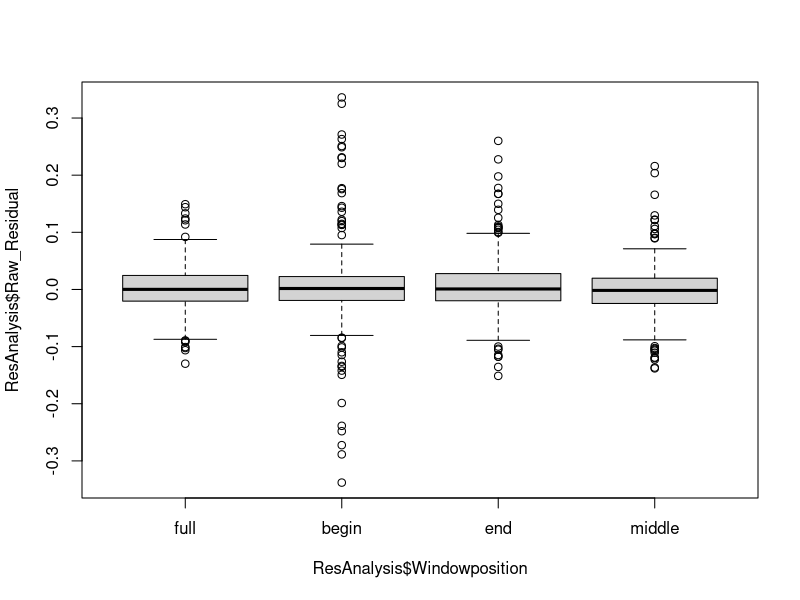
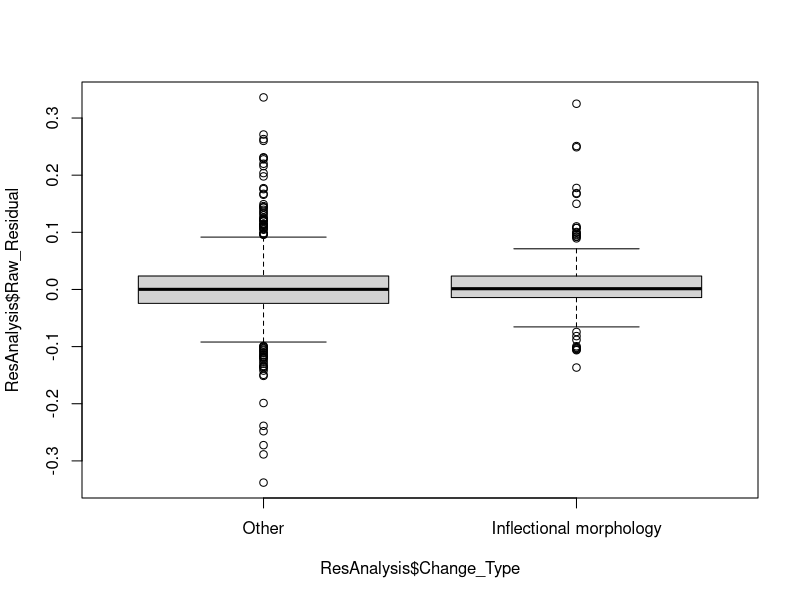
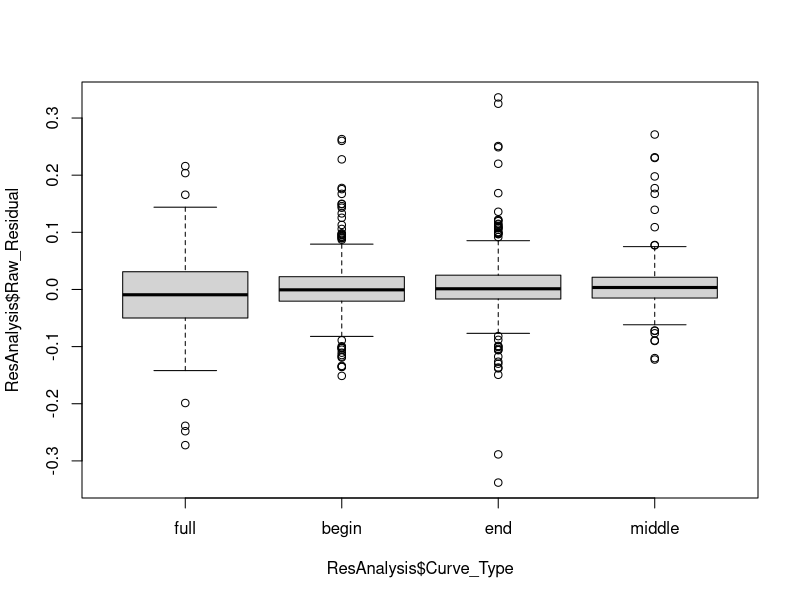
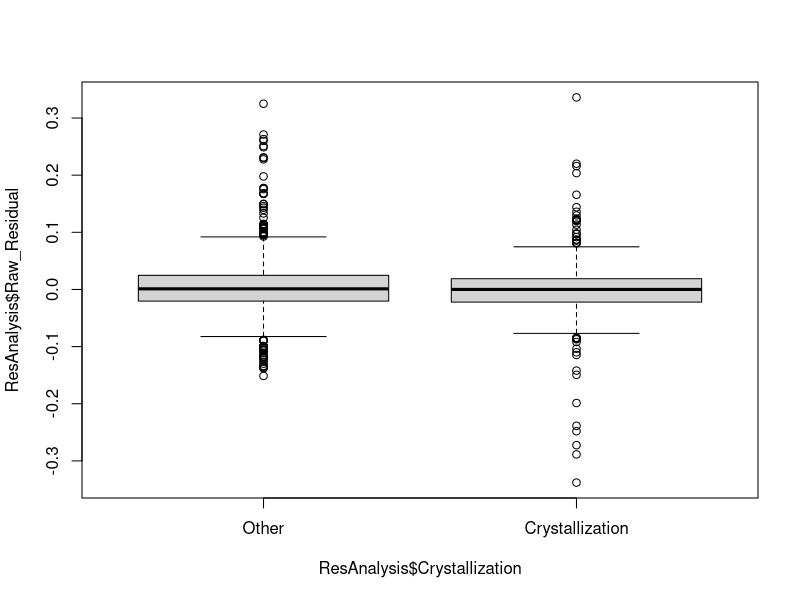
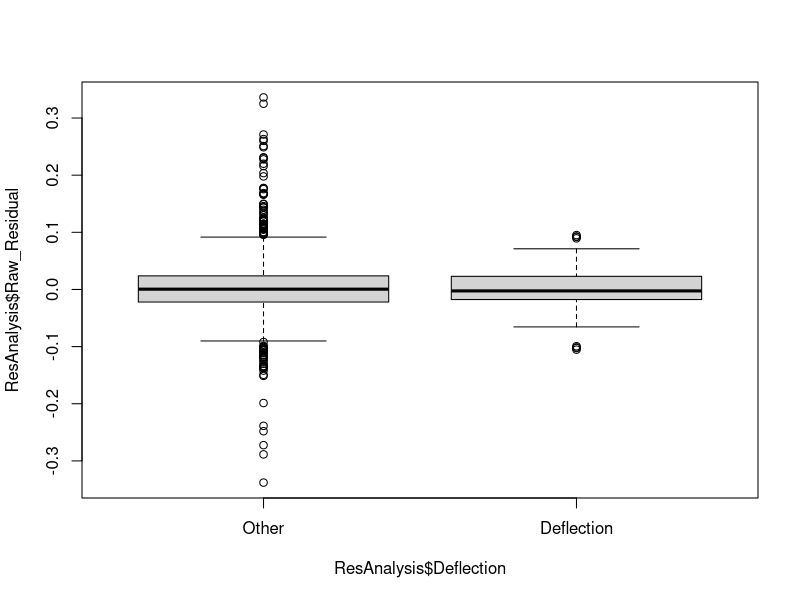
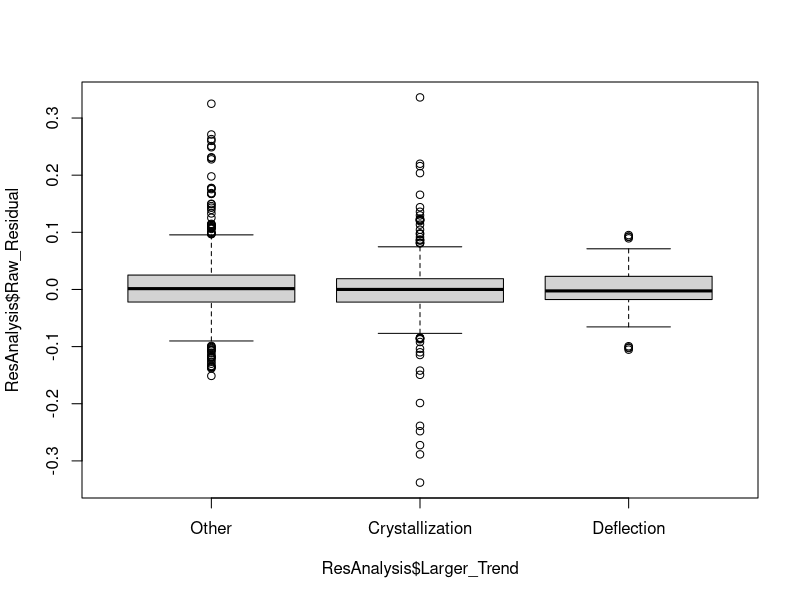

These figures' R source, in order: (Note: this script raises an error after producing the figures.)
# This script is part of the Predictability of language change project and analyses the residuals of the models

# load libraries:
library(openxlsx)
library(readxl)
library(effects)
library(dplyr)
library(stats)
library(ggplot2)
library(tools)
library(graphics)
library(pROC)
library(lmtest)

######PART 2: Analysis of the residuals######

# read residuals_analysis.xlsx:
ResAnalysis <- read_xlsx("residuals_analysis.xlsx", col_names = TRUE)

# drop non-significant changes?
ResAnalysis <- ResAnalysis %>% mutate(Significant = ifelse(File %in% c("The dat wat shift in the superlative", "The rise of experiencer-subject construal with psych verbs"), "No", "Yes"))


# relevel windowposition:
ResAnalysis$Windowposition <- relevel(as.factor(ResAnalysis$Windowposition), ref="full")

# add curve type:
ResAnalysis <- ResAnalysis %>% mutate(
  Curve_Type = case_when(
    File %in% c("The dat wat shift in indefinite numerals", "The deflection of veel", "The rise of the auxiliary zijn for the perfect tense", "Plural ending in -s vs. plural ending in -en", "The rise of the periphrastic superlative", "The rise of experiencer-subject construal with psych verbs") ~ "begin",
    File %in% c("Mass noun van Noun vs. Mass noun Noun", "niet meer ADJ vs. niet ADJ meer") ~ "middle",
    File %in% c("The dat wat shift in the superlative", "The demise of predeterminer al", "The loss of the article in quantifier tal van", "The loss of the article in complex prepositions") ~ "end",
    File %in% c("The hortative alternation", "Attributive first person singular possessive", "The rise of the close apposition with soort") ~ "full",
    TRUE ~ NA_character_
  )
)

ResAnalysis$Curve_Type <- relevel(as.factor(ResAnalysis$Curve_Type), ref="full")

# add change type:
ResAnalysis <- ResAnalysis %>% mutate(Change_Type = ifelse(File %in% c("The deflection of veel", "Plural ending in -s vs. plural ending in -en", "The demise of predeterminer al", "The rise of the periphrastic superlative", "Attributive first person singular possessive"), "Inflectional morphology", "Other"))
ResAnalysis$Change_Type <- relevel(as.factor(ResAnalysis$Change_Type), ref="Other")

# add deflection
ResAnalysis <- ResAnalysis %>% mutate(Deflection = ifelse(File %in% c("The deflection of veel", "The rise of the periphrastic superlative", "Attributive first person singular possessive"), "Deflection", "Other"))
ResAnalysis$Deflection <- relevel(as.factor(ResAnalysis$Deflection), ref="Other")

# add crystallization
ResAnalysis <- ResAnalysis %>% mutate(Crystallization = ifelse(File %in% c("Mass noun van Noun vs. Mass noun Noun", "The hortative alternation", "The loss of the article in complex prepositions", "The loss of the article in quantifier tal van", "The rise of the close apposition with soort"), "Crystallization", "Other"))
ResAnalysis$Crystallization <- relevel(as.factor(ResAnalysis$Crystallization), ref="Other")

# add larger trend:
ResAnalysis <- ResAnalysis %>% mutate(
  Larger_Trend = case_when(
    Crystallization == "Crystallization" ~ "Crystallization",
    Deflection == "Deflection" ~ "Deflection",
    TRUE ~ "Other"
  )
)
ResAnalysis$Larger_Trend <- relevel(as.factor(ResAnalysis$Larger_Trend), ref="Other")

# boxplots:
boxplot(ResAnalysis$Raw_Residual ~ ResAnalysis$Windowposition)
boxplot(ResAnalysis$Raw_Residual ~ ResAnalysis$Change_Type)
boxplot(ResAnalysis$Raw_Residual ~ ResAnalysis$Curve_Type)
boxplot(ResAnalysis$Raw_Residual ~ ResAnalysis$Crystallization)
boxplot(ResAnalysis$Raw_Residual ~ ResAnalysis$Deflection)
boxplot(ResAnalysis$Raw_Residual ~ ResAnalysis$Larger_Trend)

######PART 3: Analysis of the c-values######

# read c_values.xlsx:
C_values <- read_xlsx("c_values.xlsx", col_names = TRUE)

ResAnalysis <- merge(ResAnalysis, C_values, by = "File", all.x = TRUE)

# Convert c_value to numeric type
ResAnalysis$c_value <- as.numeric(ResAnalysis$c_value)

######PART 4: Look for the best model given all predictors######

# Load necessary libraries
library(stats)
library(utils) # For combn

#  List of predictor variables
predictors <- c("Windowposition", "Change_Type", "Curve_Type", "Larger_Trend", "c_value", "Significant")

# Generate all possible combinations of predictor variables
all_combinations <- unlist(
  lapply(1:length(predictors), function(i) {
    combn(predictors, i, simplify = FALSE)
  }), recursive = FALSE
)

# Initialize an empty list to store models and AIC values
aic_values <- numeric(0)
model_formulas <- character(0)

# Function to generate all possible two-way interaction terms for a given combination of predictors
generate_pairwise_interactions <- function(vars) {
  if (length(vars) < 2) return(character(0))
  combn(vars, 2, FUN = function(x) paste(x, collapse = "*"), simplify = TRUE)
}

# Fit each model and calculate AIC
for (i in seq_along(all_combinations)) {
  # Main effects only
  main_effects_formula <- paste("Raw_Residual ~", paste(all_combinations[[i]], collapse = " + "))
  main_effects_model <- lm(as.formula(main_effects_formula), data = ResAnalysis)
  
  # Store the formula and calculate AIC
  model_formulas <- c(model_formulas, main_effects_formula)
  aic_values <- c(aic_values, AIC(main_effects_model))
}

# Assign names to the AIC values for easier identification
names(aic_values) <- model_formulas

# Print AIC values
print(aic_values)

# Identify the best model based on the lowest AIC
best_model_index <- which.min(aic_values)
best_model_formula <- names(aic_values)[best_model_index]
best_model_aic <- aic_values[best_model_index]

cat("The best model is:", best_model_formula, "with an AIC of", best_model_aic, "\n")

summary(final_model <- lm(best_model_formula, data = ResAnalysis))

plot(allEffects(final_model))

######PART 5: Plot the variables######

# Histogram of raw residuals:
hist(ResAnalysis$Raw_Residual, 
     main="Histogram of the raw residuals (aggregated)",
     xlab="Raw residuals",
     ylim=c(0,400),
     labels=TRUE)

# Change_Type plot:
print(ggplot(data = ResAnalysis, aes(x = Change_Type, y = Raw_Residual)) +
        geom_boxplot() +         # Boxplot to show the distribution of Raw_Residual for each Change_Type
        geom_jitter(width = 0.2, alpha = 0.5) +  # Add jittered points for better visualization
        labs(title = "",
             x = "Change type",
             y = "Residuals") +
        theme_minimal())

# Larger trend plot: 
print(ggplot(data = ResAnalysis, aes(x = Larger_Trend, y = Raw_Residual)) +
        geom_boxplot() +         # Boxplot to show the distribution of Raw_Residual for each Change_Type
        geom_jitter(width = 0.2, alpha = 0.5) +  # Add jittered points for better visualization
        labs(title = "",
             x = "Larger trend",
             y = "Residuals") +
        theme_minimal())

# C Statistic:
print(ggplot(data = ResAnalysis, aes(x = c_value, y = Raw_Residual)) +
        geom_point() +
        geom_smooth(method = "lm", se = FALSE)  +
        labs(title = "Residuals vs. C Statistic",
             x = "C Statistic",
             y = "Residuals") +
        theme_minimal())

# Windowposition:
print(ggplot(data = ResAnalysis, aes(x = Windowposition, y = Raw_Residual)) +
        geom_boxplot() +         # Boxplot to show the distribution of Raw_Residual for each Change_Type
        geom_jitter(width = 0.2, alpha = 0.5) +  # Add jittered points for better visualization
        labs(title = "",
             x = "Window position",
             y = "Residuals") +
        theme_minimal())

# Significant:
print(ggplot(data = ResAnalysis, aes(x = Significant, y = Raw_Residual)) +
        geom_boxplot() +         # Boxplot to show the distribution of Raw_Residual for each Change_Type
        geom_jitter(width = 0.2, alpha = 0.5) +  # Add jittered points for better visualization
        labs(title = "",
             x = "Significance",
             y = "Residuals") +
        theme_minimal())

# Curve_Type plot:
print(ggplot(data = ResAnalysis, aes(x = Curve_Type, y = Raw_Residual)) +
        geom_boxplot() +         # Boxplot to show the distribution of Raw_Residual for each Change_Type
        geom_jitter(width = 0.2, alpha = 0.5) +  # Add jittered points for better visualization
        labs(title = "",
             x = "Part of the curve",
             y = "Residuals") +
        theme_minimal())

######PART 6: Examining the standard deviation of the residuals######

# Calculate standard deviations per level for each variable
Change_Type_sd <-ResAnalysis %>%
  group_by(Change_Type) %>%
  summarise(sd_value = sd(Raw_Residual))

Curve_Type_sd <-ResAnalysis %>%
  group_by(Curve_Type) %>%
  summarise(sd_value = sd(Raw_Residual))

Larger_Trend_sd <-ResAnalysis %>%
  group_by(Larger_Trend) %>%
  summarise(sd_value = sd(Raw_Residual))

c_value_sd <-ResAnalysis %>%
  group_by(c_value) %>%
  summarise(sd_value = sd(Raw_Residual))

Windowposition_sd <-ResAnalysis %>%
  group_by(Windowposition) %>%
  summarise(sd_value = sd(Raw_Residual))

Significant_sd <-ResAnalysis %>%
  group_by(Significant) %>%
  summarise(sd_value = sd(Raw_Residual))


bptest(lm(Raw_Residual ~ c_value, data = ResAnalysis)) 
